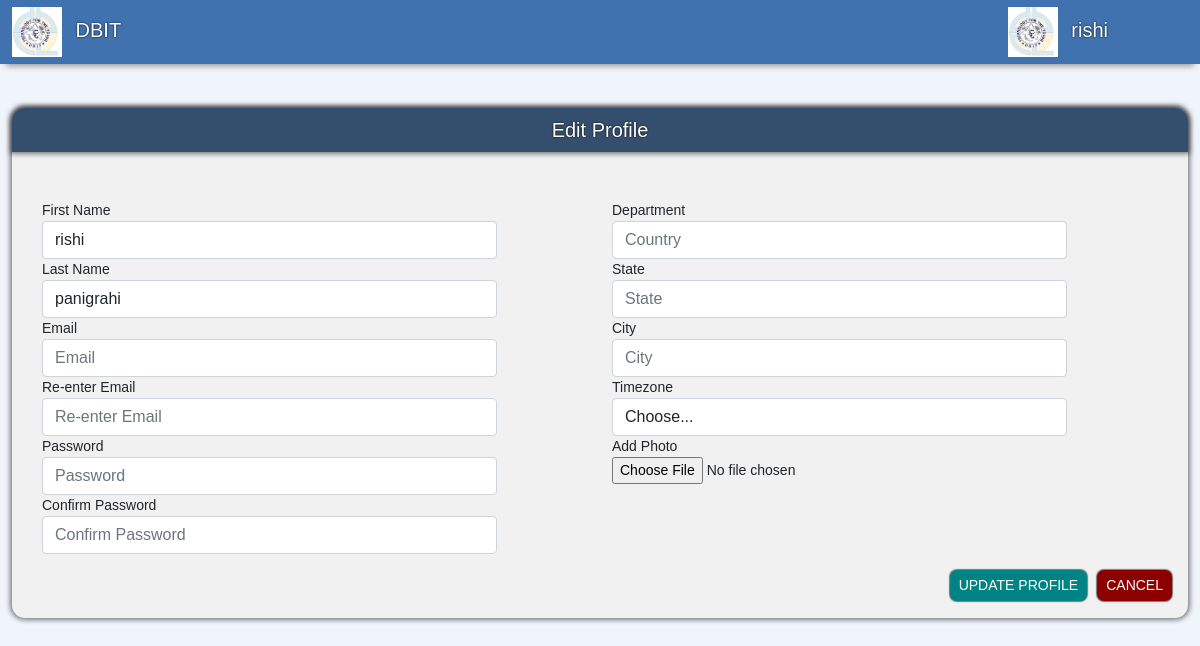
The page /edit/EditPage/ (signed in) on the database its author committed.
### accounts/models.py (models this page shows, shortened)
class User(AbstractUser):
    username = None
    email = models.EmailField(max_length=255, unique=True)
    created_on = models.DateTimeField(auto_now_add=True)
    active = models.BooleanField(default=True)
    staff=models.BooleanField(default=False)
    superuser=models.BooleanField(default=False)
    first_name=models.CharField(max_length=50,null=True)
    last_name=models.CharField(max_length=50,null=True)
    phone= models.CharField(max_length=12,null=True,blank=True)
    profile_img = models.ImageField(default='logo.png',null=True, blank=True,upload_to='images/')
    USERNAME_FIELD = 'email'
    REQUIRED_FIELDS = []
    objects = CustomUserManager()
    def __str__(self):
        return self.email
    @property
    def is_staff(self):
        return self.staff
    @property
    def is_active(self):
        return self.active

### EditUser/views.py (the view)
# urls.py: path('EditPage/', views.edit, name="Edit")
def edit(request):
    context={}
    if request.user.is_staff:
            if request.method=="POST":
                fName = request.POST['fName']
                Lname= request.POST['LName']
                department= request.POST['department']
                profile_img= request.FILES['profile_img']
                user = User.objects.get(id=request.user.id)
                if str(user.profile_img) != 'logo.png': # if user already has profile image then delete it
                    user.profile_img.delete()
                user.first_name= fName
                user.profile_img=profile_img
                user.last_name=Lname
                user.save()
                return redirect('/facultydashboard')
            else:
                return render(request,'edit.html', context)
    else:
        profile = StudentProfile.objects.get(user__id=request.user.id)
        print(request.user)
        if request.method=="POST":
            fName = request.POST['fName']
            Lname = request.POST['LName']
            username = request.POST['username']
            department = request.POST['department']
            profile_img= request.FILES['profile_img']
            user = User.objects.get(id=request.user.id)
            user.first_name= fName
            user.username=username
            user.last_name=Lname
            user.profile_img=profile_img
            user.save()
            profile.department= department
            profile.save()
            context={'profile': profile}
            return redirect('/studentdashboard')
        else:
            return render(request,'edit.html', context)

### templates/edit.html (shortened to what this page needs)
{% load static %}
<html lang="en">
<head>
  <link href="https://cdn.jsdelivr.net/npm/bootstrap@5.1.3/dist/css/bootstrap.min.css" rel="stylesheet">
  <link rel="stylesheet" href="https://cdn.jsdelivr.net/npm/bootstrap-icons@1.7.1/font/bootstrap-icons.css">
  <link rel="stylesheet" href="{% static 'css/edit.css' %}">
  <link rel="stylesheet" href="{% static 'css/navbar.css' %}">
</head>
<body>
  <nav class="navbar navbar-main sticky-top navbar-expand-lg">
    <div class="container-fluid">
      <a class="navbar-brand" href="#">
        <img src="{% static 'content/logo.png' %}" class=" me-2" width="50" height="50" alt="">
        DBIT
      </a>
      <div class="collapse navbar-collapse" id="navbar-content">
        <div class="ms-auto">
          <a class="navbar-brand" href="#">
            {% if user.is_authenticated %}
              {% if user.profile_img %}
                <img src="{{user.profile_img.url}}" class=" me-2" width="50" height="50" alt="">
              {% endif %}
            {{user.first_name}}
            {% endif %}
          </a>
        </div>
        <ul class="navbar-nav mr-auto mb-2 mb-lg-0">
          <span class="d-inline-block" tabindex="0" data-bs-toggle="tooltip" data-bs-placement="right" title="Edit Profile">
            <li class="nav-item-main">
              <a class="nav-link active" id="iconifyEditProfile" aria-current="page" href="#">
              </a>
            </li>
          </span>
          <span class="d-inline-block" tabindex="0" data-bs-toggle="tooltip" data-bs-placement="bottom" title="Notification">
            <li class="nav-item-main">
              <a class="nav-link" href="#" id="iconifyNotification">
              </a>
            </li>
          </span>
          <span class="d-inline-block" tabindex="0" data-bs-toggle="tooltip" data-bs-placement="bottom" title="Message">
            <li class="nav-item-main">
              <a class="nav-link" id="iconifyMessage" href="#">
              </a>
            </li>
          </span>
          <span class="d-inline-block" tabindex="0" data-bs-toggle="tooltip" data-bs-placement="left" title="Log Out">
            <li class="nav-item-main">
              <a class="nav-link" id="iconifyLogOut" href="#">
              </a>
            </li>
          </span>
        </ul>
      </div>
    </div>
  </nav>
  <form action="{% url 'Edit' %}" method="POST" enctype="multipart/form-data">
    <div class="container-fluid mb-5">
      <div class="sidebar flex-shrink-0 dashboard-navigation">
        <div class="window-heading d-flex align-items-center justify-content-center">
          <h5>Edit Profile</h5>
        </div>
        <div class="container mt-5 mb-3">
          <div class="row">
            <div class="col-lg-6 col-md-6 col-sm-12">
              <div class="form-group col-md-10">
                <label for="inputFname">First Name</label>
                <input type="text" name='fName' class="form-control" id="inputFname" placeholder="First Name" value='{{user.first_name}}'>
              </div>
              <div class="form-group col-md-10">
                <label for="inputLname">Last Name</label>
                <input type="text" class="form-control" name="LName" id="inputLname" placeholder="Last Name" value='{{user.last_name}}'>
              </div>
              <div class="form-group col-md-10">
                <label for="inputEmail">Email</label>
                <input type="email" class="form-control" name="email1" id="inputEmail" placeholder="Email">
              </div>
              <div class="form-group col-md-10">
                <label for="inputEmailConf">Re-enter Email</label>
                <input type="email" class="form-control" name="email2" id="inputEmailConf" placeholder="Re-enter Email">
              </div>
              <div class="form-group col-md-10">
                <label for="inputPassword">Password</label>
                <input type="password" class="form-control" name="pass1" id="inputPassword" placeholder="Password">
              </div>
              <div class="form-group col-md-10">
                <label for="inputPasswordConf">Confirm Password</label>
                <input type="password" class="form-control" name="pass2" id="inputPasswordConf" placeholder="Confirm Password">
              </div>
            </div>
            <div class="col-lg-6 col-md-6 col-sm-12">
              <div class="form-group col-md-10">
                <label for="inputCountry">Department</label>
                <input type="text" class="form-control" id="inputCountry" name="department" placeholder="Country" value='{{profile.department}}'>
              </div>
              <div class="form-group col-md-10">
                <label for="inputState">State</label>
                <input type="text" class="form-control" id="inputState" placeholder="State">
              </div>
              <div class="form-group col-md-10">
                <label for="inputCity">City</label>
                <input type="text" class="form-control" id="inputCity" placeholder="City">
              </div>
              <div class="form-group col-md-10">
                <label for="inputTime">Timezone</label>
                <select id="inputTime" class="form-control">
                  <option selected>Choose...</option>
                </select>
              </div>
              <div class="form-group col-md-10">
                <label for="inputEmail4">Add Photo</label>
                <div class="custom-file">
                  <input type="file" class="custom-file-input" name='profile_img' accept="image/png,image/gif, image/jpeg" id="imgsize"  value='{{user.profile_img}}'>
                </div>
              </div>
            </div>
          </div>
        </div>
        <div class="d-flex align-items-center justify-content-center m-3">
          <button type="submit" class="btn btn-sm update-btn ms-auto">
              UPDATE PROFILE
          </button>
          <button type="button" class="btn btn-sm cancel-btn" onClick="javascript:history.go(-1);">
            CANCEL
          </button>
        </div>
      </div>
    </div>
  </form>
</body>
</html>

### MPT/static/css/edit.css (style rules this page uses)
body { font-size: .875rem; background-color: #F0F4FB; font-family: Arial, Helvetica, sans-serif; overflow-x: hidden; }
a { color: white; text-shadow: 0 0 2px rgb(0, 0, 0); text-decoration: none; transition: color 0.3s ease; }
h5 { margin-bottom: 0; text-shadow: 0 0 2px rgb(0, 0, 0); }
.window-heading { height: 5.5vh; background-color: #344F6D; color: white; border-radius: 13px 13px 0 0; box-shadow: 0 0 5px 2px rgba(0, 0, 0, 0.5); }
.sidebar { background-color: #F1F1F1; border-radius: 13px; box-shadow: 0 0 5px 2px rgba(0, 0, 0, 0.5); margin: 10px 0; margin-top:5.5vh; padding-bottom: 1px; }
.update-btn { width: auto; border-radius: 7px; background-color: #018383; color: white; box-shadow: 0 0 1px 1px rgba(0, 0, 0, 0.5); }
.cancel-btn { width: auto; margin-left: 10px; border-radius: 7px; background-color: #8C0000; color: white; box-shadow: 0 0 1px 1px rgba(0, 0, 0, 0.5); }

### MPT/static/css/navbar.css (style rules this page uses)
.navbar-main { background-color: #3F72AF; color: white; -webkit-box-shadow: 0 8px 6px -6px #999; -moz-box-shadow: 0 8px 6px -6px #999; box-shadow: 0 8px 6px -6px #999; padding: 2px 0; }
.nav-item-main > .nav-link, .nav-item-main > .nav-link:focus, .nav-item-main > .nav-link:hover { color: #fff; }

### rows shown on the page
User: profile_img (picture), first_name "rishi", fName "rishi", LName "panigrahi"
